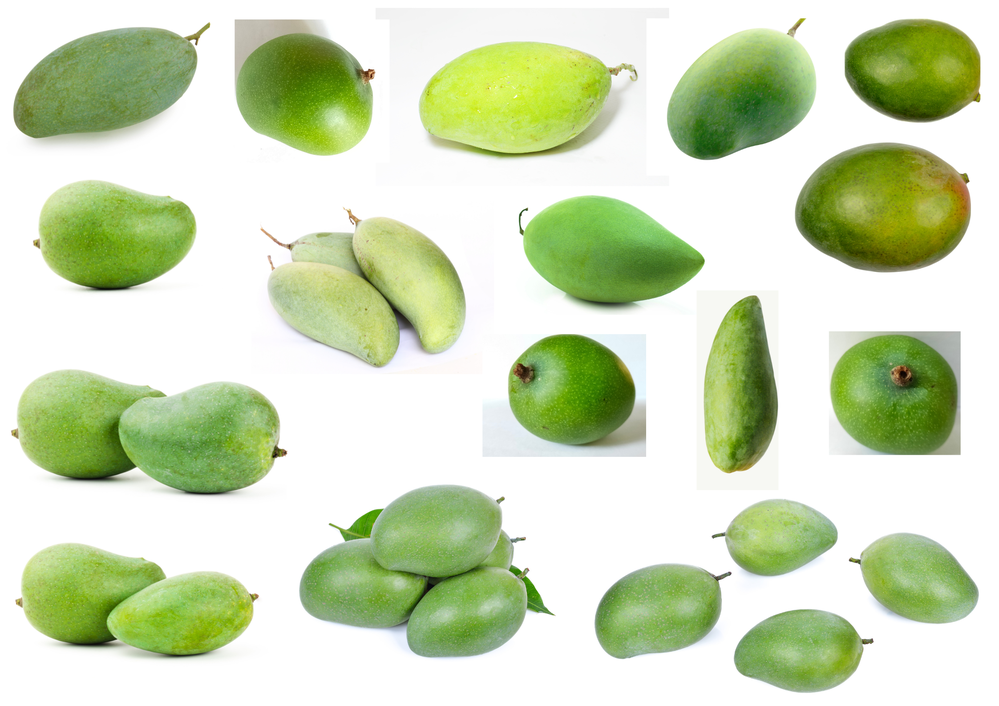
#> input picture Activity 8 and 9/ML3 - Logistic Regression/Inputs/raw2.png, 999 x 706 px, shrunk from 2245 x 1587 before the run
$ jupyter execute 'Logistic Regression.ipynb'
#> lines starting #> are read from the running program, lines starting #| are printed output that depends on the picture; after the words box and inside, x2 and y2 are one past the last pixel; in counts of white or black regions, pixels touching at a corner belong together
[cell 1]
import numpy as np
import matplotlib.pyplot as plt
from PIL import Image
import cv2
import pandas as pd
import time

from scipy.ndimage import binary_dilation, binary_erosion
from skimage.morphology import opening, closing, area_closing, area_opening
from skimage.morphology import disk

from skimage.measure import label, regionprops, regionprops_table

# Feature Extraction

[cell 2]
# [6 lines left out: function rgb2gray, not called in this run]


'''
args: arraylike image
out: r,g,b values in Normalized Chromaticity Space (NCC)

you then build a scotter plot of r (x-axis) and g (y-axis) where
the location of b is implied since  r + g + b = 1

'''
def NCC(image):   # we convert from RGB space to NCC space (r,g, and an extra b)
    R = image[:,:,0]
    G = image[:,:,1]
    B = image[:,:,2]

    I = R + G + B

    # now we calculate histograms
    r = np.divide(R, I, out=np.zeros_like(R), where=I!=0)  # if division by zero, pass out 0
    g = np.divide(G, I, out=np.zeros_like(G), where=I!=0)  # we divide here R,G,B / I
    b = np.divide(B, I, out=np.zeros_like(B), where=I!=0)  # we only have 1 pixel with this error so yea

    return r, g, b    # r g b in NCC space of pixels, these are lists

[cell 3]
raw = Image.open('Inputs/raw2.png')
#> raw is the input picture: PIL image 999x706 RGBA; mean R, G, B, A 206.4, 219.9, 185.1, 255
raw_array = np.array(raw) / 255
raw_GS = np.array(raw.convert('L'))

threshold = 200
raw_segmented_binary =  np.invert(cv2.threshold(raw_GS, threshold, 255, cv2.THRESH_BINARY)[1])
#> raw_segmented_binary: shape (706, 999); 36% white; 242 white regions (211 under 20 px), largest, box (x1, y1, x2, y2) and area: (299, 485, 555, 658) 28227, (18, 374, 287, 496) 23172, (795, 143, 971, 272) 17912
# plt.imshow(raw_segmented_binary, cmap='gray')
strel = disk(8)
raw_closed = closing(raw_segmented_binary, footprint=strel)
#> raw_closed: shape (706, 999); 37.6% white; 43 white regions (23 under 20 px)
# plt.imshow(raw_closed, cmap='gray')

label_raw = label(raw_closed) # label pixels based on connectivity. count starts at upper right region
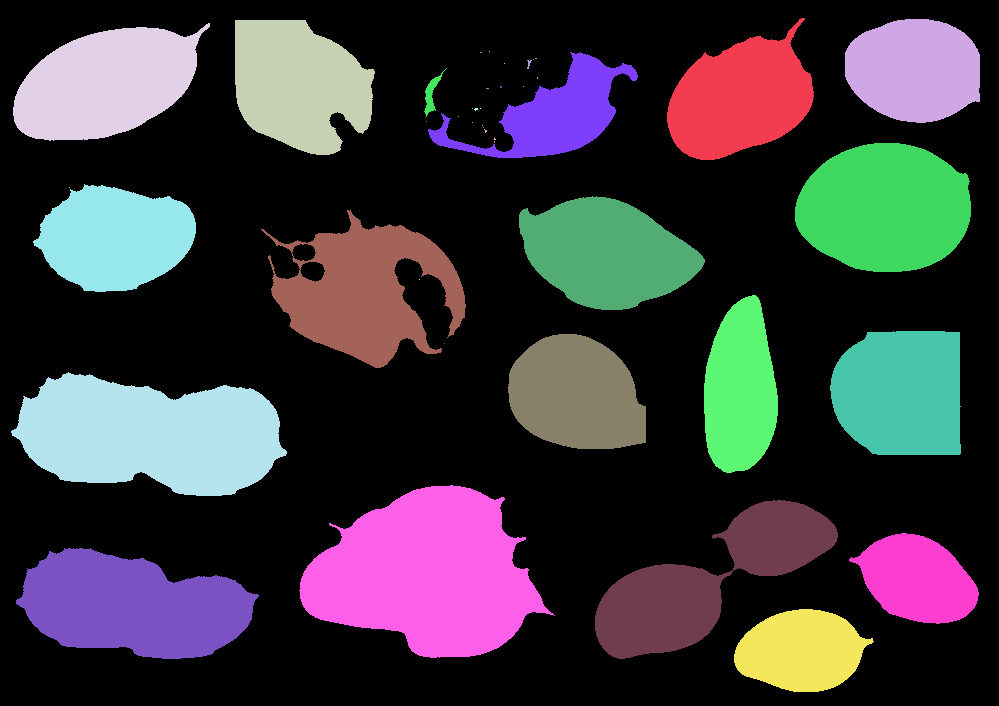
#> label_raw: shape (706, 999) int64; 44 distinct labels, from 0 to 43; one colour per label, 0 black

properties = ['area','bbox_area', 'extent',
              'mean_intensity', 'solidity', 'eccentricity',
              'orientation']

raw_measurement_table = pd.DataFrame(regionprops_table(label_raw, raw_GS,
             properties=properties))
#> raw_measurement_table = table of 43 rows and 7 columns

raw_measurement_table
raw_regions = regionprops(label_raw)
#> raw_regions = 43 regions; largest, box (x1, y1, x2, y2) and area: (299, 485, 555, 658) 28470, (11, 372, 287, 496) 24390, (16, 548, 259, 659) 18580, (795, 143, 971, 272) 17925, (261, 210, 466, 368) 16478

masks = []
bbox = []
list_of_index = []
for num, x in enumerate(raw_regions):
    area = x.area
    convex_area = x.convex_area
    if (area>1000):    # filter out entries with area less than 6000, manually chosen
                                  # add more (and ____) to filter out more parameters
        masks.append(raw_regions[num].convex_image)
        bbox.append(raw_regions[num].bbox)
        list_of_index.append(num)
#> this loop made 43 passes
#> (area, convex_area) on passes 1, 2, 3, 4, 7, 10, 12, 28: (13173, 14499), (11310, 11452), (14144, 15026), (15659, 16397), (8345, 14024), (21, 32), (304, 562), (17925, 18125)
#> after the loop, bbox = 18 items, first 6: (18, 667, 160, 814), (19, 845, 123, 980), (20, 235, 155, 375), (23, 13, 141, 210), (52, 428, 158, 638), (143, 795, 272, 971); list_of_index = [0, 1, 2, 3, 6, 27, 28, 30, 31, 33, 34, 35, 37, 38, 39, 40, 41, 42]; masks = 18 items
raw_count = len(masks)
#> raw_count = 18


raw_good_measurements = raw_measurement_table.loc[list_of_index]  # regions that fit the area_threshold
#> raw_good_measurements = table of 18 rows and 7 columns
raw_good_measurements

raw_avg_GS = []
raw_avg_r = []   # average r value in NCC space for each object
raw_avg_g = []   # average g value in NCC space for each object

fig, ax = plt.subplots(1, int(raw_count), figsize=(15,3))
for axis, box, mask in zip(ax.flatten(), bbox, masks):
    red  =  raw_array[:,:,0][box[0]:box[2], box[1]:box[3]] * mask
    green = raw_array[:,:,1][box[0]:box[2], box[1]:box[3]] * mask
    blue  = raw_array[:,:,2][box[0]:box[2], box[1]:box[3]] * mask
    raw_region_image = np.dstack([red,green,blue])

    # take average r and g of each region
    raw_curr_r_avg = np.mean(NCC(raw_region_image)[0])
    raw_curr_g_avg = np.mean(NCC(raw_region_image)[1])

    raw_avg_r.append(raw_curr_r_avg)
    raw_avg_g.append(raw_curr_g_avg)

    axis.imshow(raw_region_image)
    axis.axis('off')    # i can only display multiples of 2. In this case there are 19 objects but
#> this loop made 18 passes
#> (box, raw_curr_r_avg, raw_curr_g_avg) on passes 1 to 8: ((18, 667, 160, 814), 0.217, 0.318), ((19, 845, 123, 980), 0.33, 0.419), ((20, 235, 155, 375), 0.292, 0.373), ((23, 13, 141, 210), 0.236, 0.288), ((52, 428, 158, 638), 0.239, 0.272), ((143, 795, 272, 971), 0.341, 0.379), ((184, 33, 292, 196), 0.268, 0.355), ((196, 519, 310, 705), 0.223, 0.333)
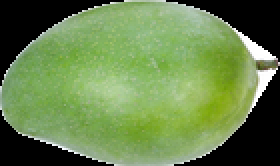
#> raw_region_image: shape (83, 140, 3) float64 (shown 2 times larger); mean R, G, B 0.406, 0.511, 0.301
#> after the loop, raw_avg_g = [0.318, 0.419, 0.373, 0.288, 0.272, 0.379, 0.355, 0.333, 0.277, 0.348, 0.426, 0.406, 0.342, 0.305, 0.211, 0.284, 0.337, 0.314]; raw_avg_r = [0.217, 0.33, 0.292, 0.236, 0.239, 0.341, 0.268, 0.223, 0.26, 0.279, 0.312, 0.278, 0.265, 0.238, 0.175, 0.231, 0.267, 0.247]
                        # i could only show 18. Nevertheless, they are still accesible in good_measurements

# print(len(raw_avg_GS))  # average grayscale values

[cell 4]
ripe = Image.open('Inputs/ripe2.png')
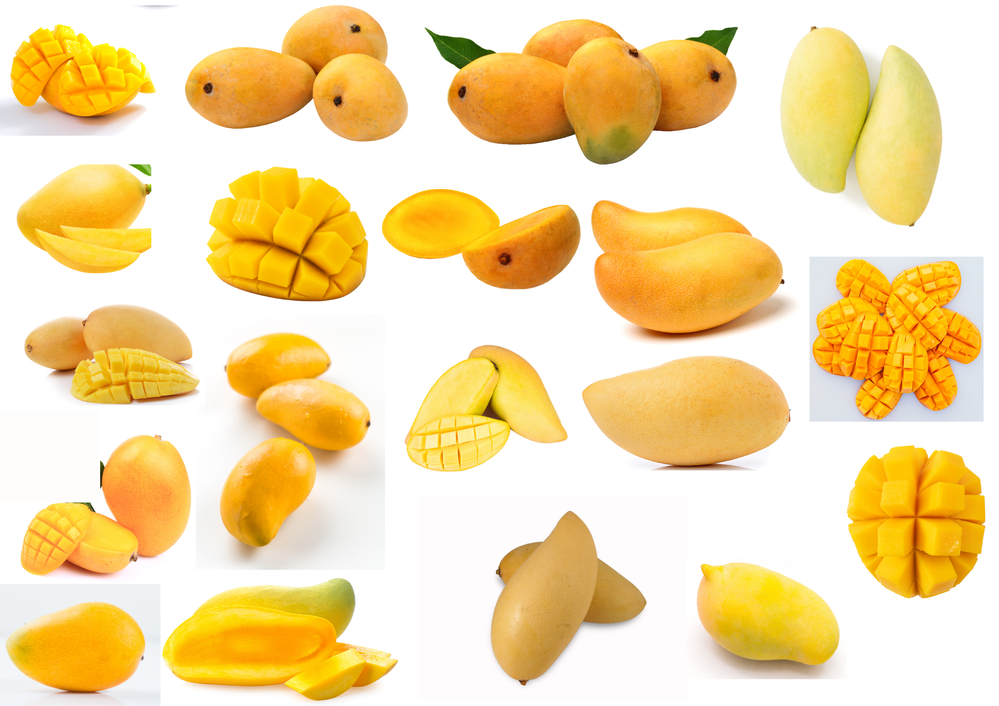
#> input picture Activity 8 and 9/ML3 - Logistic Regression/Inputs/ripe2.png, 999 x 706 px, shrunk from 2245 x 1587 before the run
#> ripe is the input picture: PIL image 999x706 RGBA; mean R, G, B, A 245.5, 220.1, 164.5, 255
ripe_array = np.array(ripe) / 255
ripe_GS = np.array(ripe.convert('L'))

threshold = 220
ripe_segmented_binary =  np.invert(cv2.threshold(ripe_GS, threshold, 255, cv2.THRESH_BINARY)[1])
#> ripe_segmented_binary: shape (706, 999); 42.4% white; 122 white regions (98 under 20 px), largest, box (x1, y1, x2, y2) and area: (425, 19, 738, 165) 29162, (812, 259, 983, 421) 21093, (591, 200, 789, 342) 20821
# plt.imshow(ripe_segmented_binary, cmap='gray')
strel = disk(8)
ripe_closed = closing(ripe_segmented_binary, footprint=strel)
#> ripe_closed: shape (706, 999); 44.2% white; 21 white regions (1 under 20 px)
# plt.imshow(ripe_closed, cmap='gray')

label_ripe = label(ripe_closed) # label pixels based on connectivity. count starts at upper right region
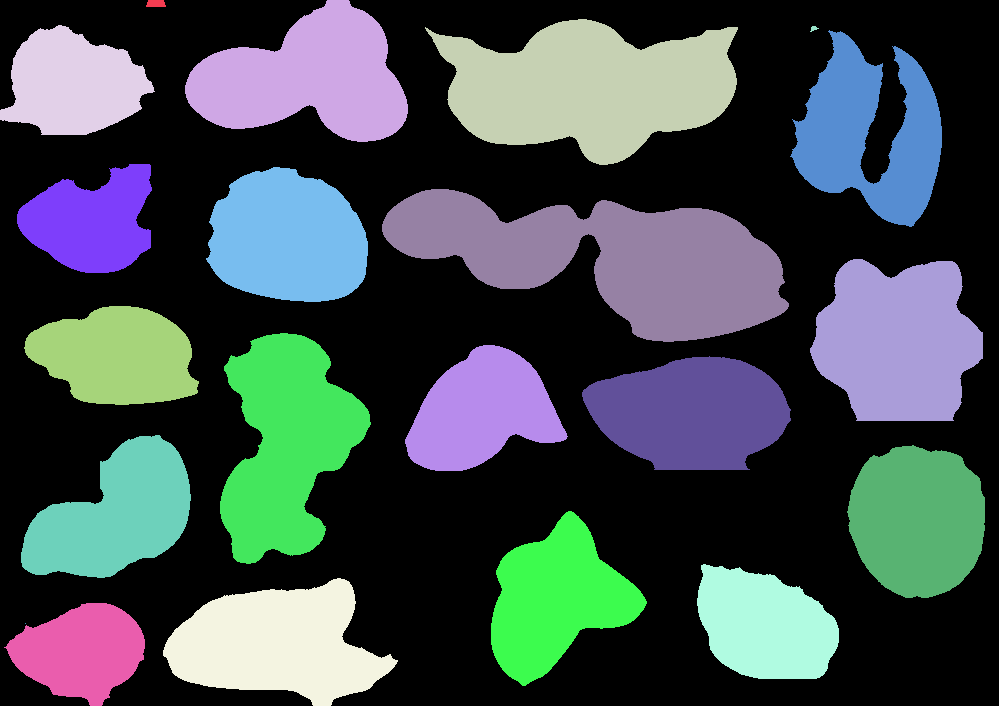
#> label_ripe: shape (706, 999) int64; 22 distinct labels, from 0 to 21; one colour per label, 0 black

properties = ['area','bbox_area', 'extent',
              'mean_intensity', 'solidity', 'eccentricity',
              'orientation']

ripe_measurement_table = pd.DataFrame(regionprops_table(label_ripe, ripe_GS,
             properties=properties))
#> ripe_measurement_table = table of 21 rows and 7 columns

ripe_measurement_table
ripe_regions = regionprops(label_ripe)
#> ripe_regions = 21 regions; largest, box (x1, y1, x2, y2) and area: (382, 189, 789, 342) 34134, (425, 19, 738, 165) 29446, (220, 333, 371, 564) 21412, (810, 259, 983, 421) 21299, (185, 0, 408, 142) 19635

masks = []
bbox = []
list_of_index = []
for num, x in enumerate(ripe_regions):
    area = x.area
    convex_area = x.convex_area
    if (area>1000):    # filter out entries with area less than 6000, manually chosen
                                  # add more (and ____) to filter out more parameters
        masks.append(ripe_regions[num].convex_image)
        bbox.append(ripe_regions[num].bbox)
        list_of_index.append(num)
#> this loop made 21 passes
#> (area, convex_area) on passes 1 to 8: (126, 130), (19635, 22532), (29446, 35861), (11498, 12494), (29, 35), (16566, 22029), (10067, 11188), (17049, 17466)
#> after the loop, bbox = 18 items, first 6: (0, 185, 142, 408), (19, 425, 165, 738), (25, 0, 135, 155), (30, 790, 227, 942), (164, 17, 273, 152), (167, 206, 302, 368); list_of_index = [1, 2, 3, 5, 6, 7, 8, 9, 10, 11, 12, 13, 14, 15, 16, 17, 18, 19]
ripe_count = len(masks)
#> ripe_count = 18


ripe_good_measurements = ripe_measurement_table.loc[list_of_index]  # regions that fit the area_threshold
#> ripe_good_measurements = table of 18 rows and 7 columns
ripe_good_measurements

ripe_avg_GS = []
ripe_avg_r = []   # average r value in NCC space for each object
ripe_avg_g = []   # average g value in NCC space for each object

fig, ax = plt.subplots(1, int(ripe_count), figsize=(15,3))
for axis, box, mask in zip(ax.flatten(), bbox, masks):
    red  =  ripe_array[:,:,0][box[0]:box[2], box[1]:box[3]] * mask
    green = ripe_array[:,:,1][box[0]:box[2], box[1]:box[3]] * mask
    blue  = ripe_array[:,:,2][box[0]:box[2], box[1]:box[3]] * mask
    ripe_region_image = np.dstack([red,green,blue])

    # take average r and g of each region
    ripe_curr_r_avg = np.mean(NCC(ripe_region_image)[0])
    ripe_curr_g_avg = np.mean(NCC(ripe_region_image)[1])

    ripe_avg_r.append(ripe_curr_r_avg)
    ripe_avg_g.append(ripe_curr_g_avg)

    axis.imshow(ripe_region_image)
    axis.axis('off')    # i can only display multiples of 2. In this case there are 19 objects but
#> this loop made 18 passes
#> (box, ripe_curr_r_avg, ripe_curr_g_avg) on passes 1 to 8: ((0, 185, 142, 408), 0.346, 0.251), ((19, 425, 165, 738), 0.384, 0.286), ((25, 0, 135, 155), 0.375, 0.288), ((30, 790, 227, 942), 0.303, 0.28), ((164, 17, 273, 152), 0.371, 0.299), ((167, 206, 302, 368), 0.449, 0.33), ((189, 382, 342, 789), 0.331, 0.243), ((259, 810, 421, 983), 0.444, 0.311)
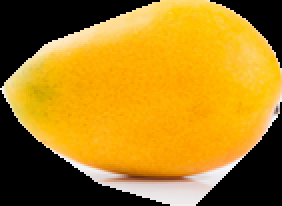
#> ripe_region_image: shape (103, 141, 3) float64 (shown 2 times larger); mean R, G, B 0.673, 0.5, 0.111
#> after the loop, ripe_avg_g = [0.251, 0.286, 0.288, 0.28, 0.299, 0.33, 0.243, 0.311, 0.281, 0.28, 0.258, 0.272, 0.245, 0.328, 0.221, 0.307, 0.286, 0.272]; ripe_avg_r = [0.346, 0.384, 0.375, 0.303, 0.371, 0.449, 0.331, 0.444, 0.365, 0.365, 0.299, 0.346, 0.326, 0.454, 0.279, 0.361, 0.36, 0.371]
                        # i could only show 18. Nevertheless, they are still accesible in good_measurements

# print(len(ripe_avg_GS))  # average grayscale values

[cell 5]
test = Image.open('Inputs/test.png')
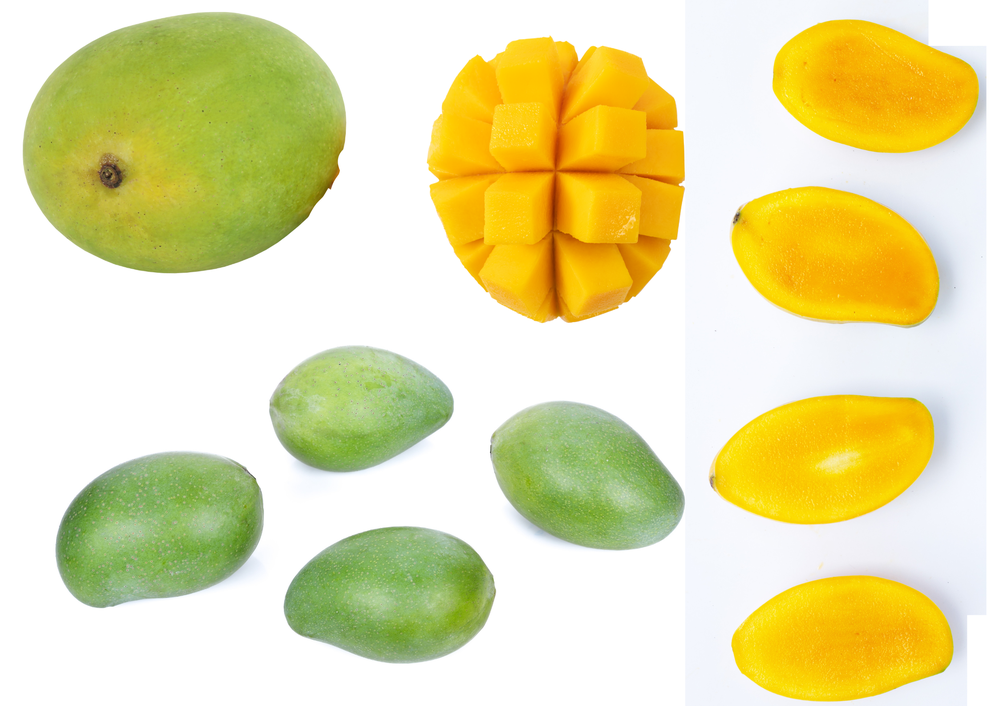
#> input picture Activity 8 and 9/ML3 - Logistic Regression/Inputs/test.png, 999 x 706 px, shrunk from 2245 x 1587 before the run
#> test is the input picture: PIL image 999x706 RGBA; mean R, G, B, A 228.6, 223.1, 167, 255
test_array = np.array(test) / 255
test_GS = np.array(test.convert('L'))

threshold = 220
test_segmented_binary =  np.invert(cv2.threshold(test_GS, threshold, 255, cv2.THRESH_BINARY)[1])
#> test_segmented_binary: shape (706, 999); 43% white; 17 white regions (7 under 20 px), largest, box (x1, y1, x2, y2) and area: (23, 12, 346, 273) 66526, (427, 36, 685, 323) 57659, (55, 451, 264, 608) 25419
# plt.imshow(test_segmented_binary, cmap='gray')
strel = disk(8)
test_closed = closing(test_segmented_binary, footprint=strel)
#> test_closed: shape (706, 999); 43.2% white; 12 white regions (2 under 20 px)
# plt.imshow(test_closed, cmap='gray')

label_test = label(test_closed) # label pixels based on connectivity. count starts at upper right region
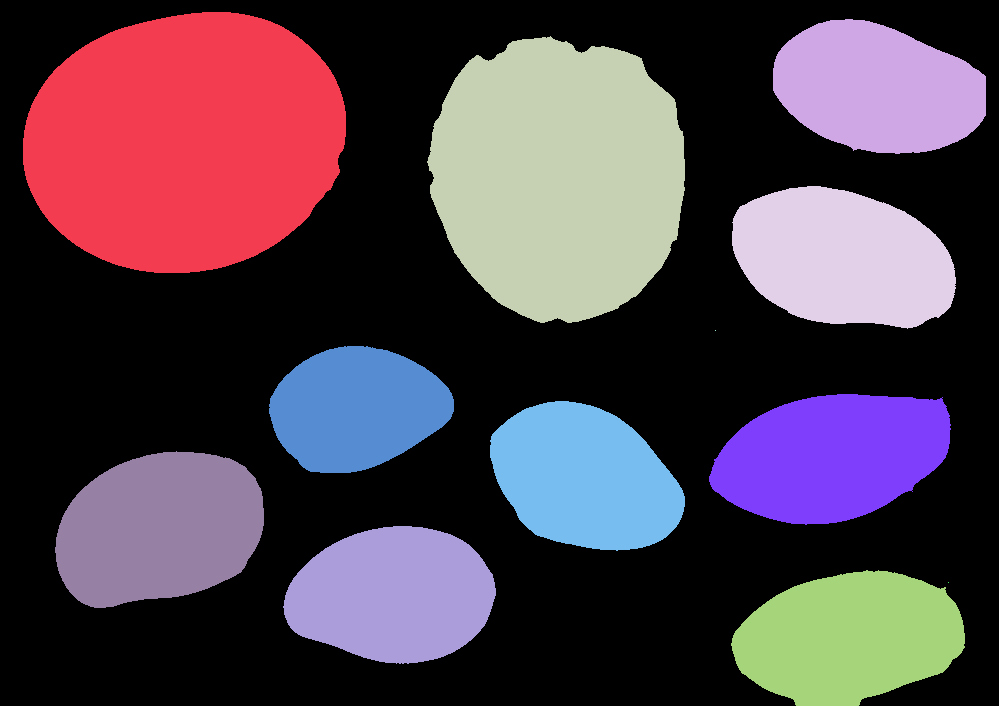
#> label_test: shape (706, 999) int64; 13 distinct labels, from 0 to 12; one colour per label, 0 black

properties = ['area','bbox_area', 'extent',
              'mean_intensity', 'solidity', 'eccentricity',
              'orientation']

test_measurement_table = pd.DataFrame(regionprops_table(label_test, test_GS,
             properties=properties))
#> test_measurement_table = table of 12 rows and 7 columns

test_measurement_table
test_regions = regionprops(label_test)
#> test_regions = 12 regions; largest, box (x1, y1, x2, y2) and area: (23, 12, 346, 273) 66531, (427, 36, 685, 323) 57894, (55, 451, 264, 608) 25423, (732, 186, 956, 329) 24357, (709, 394, 951, 525) 23767

masks = []
bbox = []
list_of_index = []
for num, x in enumerate(test_regions):
    area = x.area
    convex_area = x.convex_area
    if (area>1000):    # filter out entries with area less than 6000, manually chosen
                                  # add more (and ____) to filter out more parameters
        masks.append(test_regions[num].convex_image)
        bbox.append(test_regions[num].bbox)
        list_of_index.append(num)
#> this loop made 12 passes
#> (area, convex_area) on passes 1, 2, 3, 4, 6, 7, 8, 9: (66531, 66928), (21632, 21911), (57894, 59055), (24357, 24753), (17384, 17536), (23767, 24222), (21478, 21680), (25423, 25743)
#> after the loop, bbox = [(12, 23, 273, 346), (19, 773, 154, 986), (36, 427, 323, 685), (186, 732, 329, 956), (346, 269, 473, 454), (394, 709, 525, 951), (401, 490, 551, 685), (451, 55, 608, 264), (526, 283, 664, 496), (570, 731, 706, 965)]; list_of_index = [0, 1, 2, 3, 5, 6, 7, 8, 9, 10]; masks = 10 items
test_count = len(masks)
#> test_count = 10


test_good_measurements = test_measurement_table.loc[list_of_index]  # regions that fit the area_threshold
#> test_good_measurements = table of 10 rows and 7 columns
test_good_measurements

test_avg_GS = []
test_avg_r = []   # average r value in NCC space for each object
test_avg_g = []   # average g value in NCC space for each object

test_img_list = []   # this is later for plotting in the final cell
fig, ax = plt.subplots(1, int(test_count), figsize=(15,3))
for axis, box, mask in zip(ax.flatten(), bbox, masks):
    red  =  test_array[:,:,0][box[0]:box[2], box[1]:box[3]] * mask
    green = test_array[:,:,1][box[0]:box[2], box[1]:box[3]] * mask
    blue  = test_array[:,:,2][box[0]:box[2], box[1]:box[3]] * mask
    test_region_image = np.dstack([red,green,blue])
    test_img_list.append(test_region_image)

    # take average r and g of each region
    test_curr_r_avg = np.mean(NCC(test_region_image)[0])
    test_curr_g_avg = np.mean(NCC(test_region_image)[1])

    test_avg_r.append(test_curr_r_avg)
    test_avg_g.append(test_curr_g_avg)

    axis.imshow(test_region_image)
    axis.axis('off')
#> this loop made 10 passes
#> (box, test_curr_r_avg, test_curr_g_avg) on passes 1 to 8: ((12, 23, 273, 346), 0.322, 0.348), ((19, 773, 154, 986), 0.416, 0.324), ((36, 427, 323, 685), 0.451, 0.326), ((186, 732, 329, 956), 0.414, 0.326), ((346, 269, 473, 454), 0.254, 0.306), ((394, 709, 525, 951), 0.399, 0.333), ((401, 490, 551, 685), 0.249, 0.307), ((451, 55, 608, 264), 0.259, 0.333)
#> pass 1, `green = test_array[:,:,1][box[0]:box[2], box[1]:box[3]] * mask`:
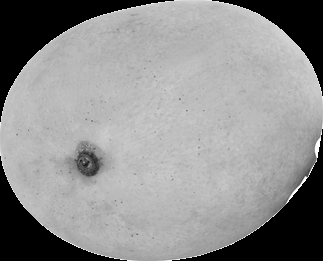
#> green: shape (261, 323) float64; min 0, max 1, mean 0.563
#> after the loop, test_avg_g = [0.348, 0.324, 0.326, 0.326, 0.306, 0.333, 0.307, 0.333, 0.328, 0.325]; test_avg_r = [0.322, 0.416, 0.451, 0.414, 0.254, 0.399, 0.249, 0.259, 0.256, 0.396]; test_img_list = 10 items
#> (the rest of the program and of its run is left out)
